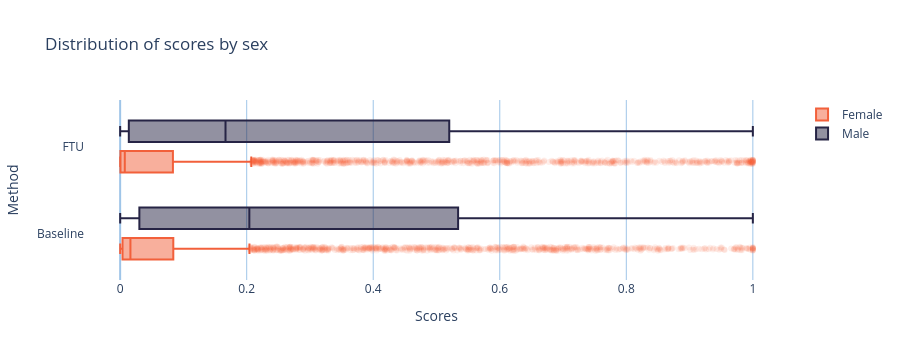

The code cell stored with this chart in its notebook:
### Code cell
dp_box = group_box_plots(
    np.concatenate([bl_test_probs, test_probs]),
    np.tile(test.sex.map({0: "Female", 1: "Male"}), 2),
    groups=np.concatenate(
        [np.zeros_like(bl_test_probs), np.ones_like(test_probs)]
    ),
    group_names=["Baseline", "FTU"],
    title="Distribution of scores by sex",
    xlabel="Scores",
    ylabel="Method",
)
dp_box

### Figure 1 — Plotly figure (JSON) as saved in the notebook; plotly's stock layout.template omitted (floating-point values rounded to 4 significant figures; data arrays with more than 128 entries replaced by an {"elided": "..."} marker saying what was removed)
{"data": [{"hoverinfo": "name+x", "jitter": 0.2, "line": {"color": "#f2603b"}, "marker": {"color": "rgba(242,96,59,1)", "opacity": 0.1}, "name": "Female", "orientation": "h", "type": "box", "x": {"elided": "9826 float values"}, "y": {"elided": "9826 float values"}}, {"hoverinfo": "name+x", "jitter": 0.2, "line": {"color": "#262445"}, "marker": {"color": "rgba(38,36,69,1)", "opacity": 0.1}, "name": "Male", "orientation": "h", "type": "box", "x": {"elided": "20294 float values"}, "y": {"elided": "20294 float values"}}], "layout": {"autosize": true, "boxmode": "group", "height": 360, "hovermode": "closest", "paper_bgcolor": "rgba(0,0,0,0)", "plot_bgcolor": "rgba(0,0,0,0)", "title": {"text": "Distribution of scores by sex"}, "xaxis": {"fixedrange": true, "gridcolor": "rgb(159, 197, 232)", "hoverformat": ".3f", "title": {"text": "Scores"}, "zerolinecolor": "rgb(159, 197, 232)"}, "yaxis": {"fixedrange": true, "gridcolor": "rgba(0,0,0,0)", "ticktext": ["Baseline", "FTU"], "tickvals": [0.0, 1.0], "title": {"text": "Method"}, "zerolinecolor": "rgba(0,0,0,0)"}}}
